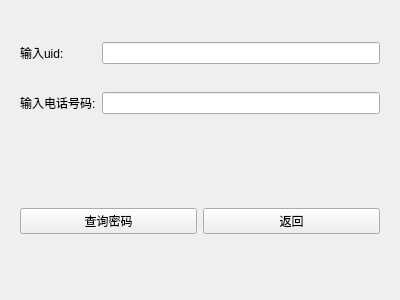
<?xml version="1.0" encoding="UTF-8"?>
<ui version="4.0">
 <class>ForgetPwd</class>
 <widget class="QWidget" name="ForgetPwd">
  <property name="geometry">
   <rect>
    <x>0</x>
    <y>0</y>
    <width>400</width>
    <height>300</height>
   </rect>
  </property>
  <property name="windowTitle">
   <string>Form</string>
  </property>
  <layout class="QVBoxLayout" name="verticalLayout">
   <item>
    <widget class="QWidget" name="widget" native="true">
     <layout class="QGridLayout" name="gridLayout">
      <item row="1" column="2">
       <widget class="QLineEdit" name="linePhone"/>
      </item>
      <item row="1" column="0" colspan="2">
       <widget class="QLabel" name="label">
        <property name="text">
         <string>输入电话号码:</string>
        </property>
       </widget>
      </item>
      <item row="0" column="2">
       <widget class="QLineEdit" name="lineUser"/>
      </item>
      <item row="0" column="0">
       <widget class="QLabel" name="label_2">
        <property name="text">
         <string>输入uid:</string>
        </property>
       </widget>
      </item>
     </layout>
    </widget>
   </item>
   <item>
    <widget class="QWidget" name="widget_2" native="true">
     <layout class="QHBoxLayout" name="horizontalLayout">
      <item>
       <widget class="QPushButton" name="btn1">
        <property name="text">
         <string>查询密码</string>
        </property>
       </widget>
      </item>
      <item>
       <widget class="QPushButton" name="btn2">
        <property name="text">
         <string>返回</string>
        </property>
       </widget>
      </item>
     </layout>
    </widget>
   </item>
  </layout>
 </widget>
 <resources/>
 <connections/>
</ui>
